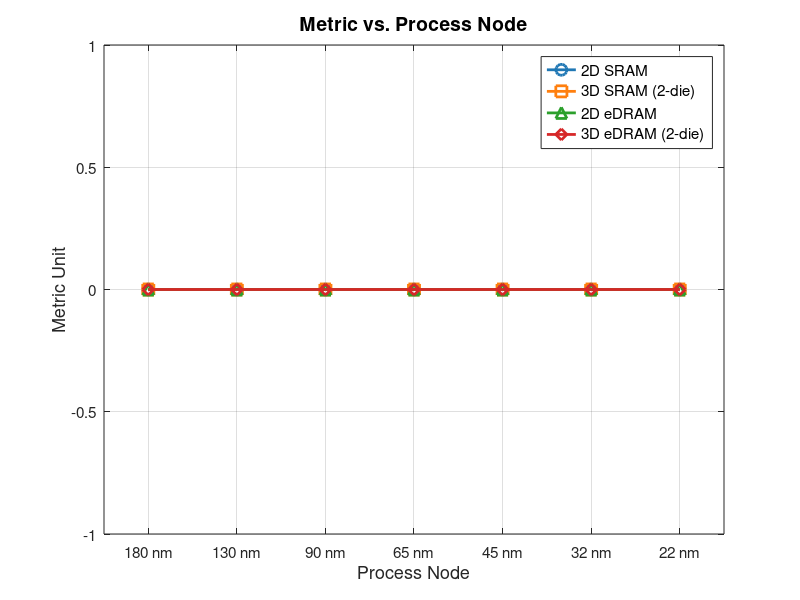

Write MATLAB code to recreate this figure.
% node_sweep_equal_spacing_template.m
% Template for process-node sweep figures in this project.
%
% Plotting convention:
%   1. Keep nodes in physical order from older/larger to newer/smaller.
%   2. Use equal-spaced x positions instead of raw nm values.
%      This prevents 180->130 from looking much wider than 32->22.
%   3. Keep the x-axis tick labels as real process nodes.
%   4. Use the same colors/markers as fig1-fig4/fig14-fig15.
%   5. Save figures under experiments/plots using the script filename path.
%
% To create a new figure:
%   - Copy this file to figXX_metric_vs_node.m.
%   - Replace metric_* arrays, ylabel_text, title_text, and output_name.

nodes = [180, 130, 90, 65, 45, 32, 22];   % real process nodes, nm
x = 1:numel(nodes);                        % equal-spacing display positions
node_labels = {'180 nm','130 nm','90 nm','65 nm','45 nm','32 nm','22 nm'};

% Replace these example arrays with the metric values from results.csv.
metric_2D_SRAM  = [0, 0, 0, 0, 0, 0, 0];
metric_3D_SRAM  = [0, 0, 0, 0, 0, 0, 0];
metric_2D_eDRAM = [0, 0, 0, 0, 0, 0, 0];
metric_3D_eDRAM = [0, 0, 0, 0, 0, 0, 0];

ylabel_text = 'Metric Unit';
title_text = 'Metric vs. Process Node';
output_name = 'figXX_metric_vs_node.jpg';

figure('Position', [100 100 700 500]);

plot(x, metric_2D_SRAM,  '-o', 'Color', [0.122 0.467 0.706], 'LineWidth', 2, 'MarkerSize', 8); hold on;
plot(x, metric_3D_SRAM,  '-s', 'Color', [1.000 0.498 0.055], 'LineWidth', 2, 'MarkerSize', 8);
plot(x, metric_2D_eDRAM, '-^', 'Color', [0.173 0.627 0.173], 'LineWidth', 2, 'MarkerSize', 8);
plot(x, metric_3D_eDRAM, '-d', 'Color', [0.839 0.153 0.157], 'LineWidth', 2, 'MarkerSize', 8);

set(gca, 'XTick', x, 'XTickLabel', node_labels, 'FontSize', 11);
xlim([0.5 numel(nodes)+0.5]);
xlabel('Process Node', 'FontSize', 13);
ylabel(ylabel_text, 'FontSize', 13);
title(title_text, 'FontSize', 14, 'FontWeight', 'bold');
legend('2D SRAM', '3D SRAM (2-die)', '2D eDRAM', '3D eDRAM (2-die)', ...
       'Location', 'northeast', 'FontSize', 11);
grid on;
box on;

drawnow;
set(gcf, 'Renderer', 'painters');
print('-djpeg', '-r150', fullfile(fileparts(mfilename('fullpath')), '..', 'plots', output_name));
